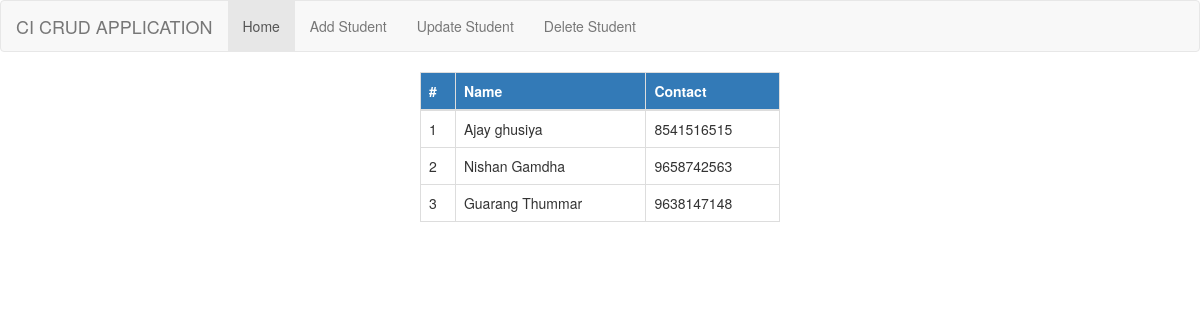
The page / on the database its author committed.
### tables this page shows
CREATE TABLE IF NOT EXISTS `students` (
  `id` int(10) NOT NULL,
  `name` varchar(20) NOT NULL,
  `contact` varchar(10) NOT NULL
);

### application/controllers/Crudapp.php (called while the page is built, shortened)
<?php
class Crudapp extends CI_Controller {
	public function __construct(){
		$this->load->view('header');
		$this->load->view('footer');
		$this->load->model('Student_model','Stud_m');
	}
	public function index()
	{
		$this->display();
	}
	public function display(){
		$data = $this->Stud_m->get_students("students");
		$this->load->view('home',['student_data'=>$data]);
	}
}
?>

### index.php (called while the page is built, shortened)
<?php
require_once BASEPATH.'core/CodeIgniter.php';

### application/models/Student_model.php (called while the page is built, shortened)
<?php
	class Student_model extends CI_Model
	{
		public function get_students($table){
			$query = $this->db->order_by('id','desc')->get($table);
			return $query->result_array();
		}
	}
 ?>

### application/views/home.php (the view)
<div class="container">
	<div class="row">
		<div class="col-md-offset-4 col-md-4">
			<table class="table table-bordered">
				<thead>
					<tr class="bg-primary">
						<th>#</th>
						<th>Name</th>
						<th>Contact</th>
					</tr>
				</thead>
				<tbody>
					<?php $i=1; if(count($student_data)): ?>
						<?php foreach ($student_data as $record): ?>
							<tr>
								<td><?php echo $i++; ?></td>
								<td><?php echo $record['name']; ?></td>
								<td><?php echo $record['contact']; ?></td>
							</tr>
						<?php endforeach; ?>
					<?php else: ?>
						<tr>
							<td colspan="3" class="text-danger text-center">No Records Found!</td>
						</tr>
					<?php endif; ?>
				</tbody>
			</table>
		</div>
	</div>
</div>

### application/views/header.php (shortened to what this page needs)
<!DOCTYPE html>
<html>
<head>
	<link rel="stylesheet" type="text/css" href="<?php echo base_url('assets/css/bootstrap.css'); ?>">
</head>
<body>
	<nav class="navbar navbar-default">
		<div class="container-fluid">
			<div class="navbar-header">
				<a href="#" class="navbar-brand">CI CRUD APPLICATION</a>
			</div>
			<ul class="nav navbar-nav">
				<li class="active"><?php echo anchor('Crudapp/index','Home'); ?></li>
				<li><?php echo anchor('Crudapp/add_student','Add Student'); ?></li>
				<li><?php echo anchor('Crudapp/update_student','Update Student'); ?></li>
				<li><?php echo anchor('Crudapp/delete_student','Delete Student'); ?></li>
			</ul>
		</div>
	</nav>

### application/views/footer.php
</body>
</html>

### rows shown on the page
students: name "Ajay ghusiya", contact "8541516515"
students: name "Nishan Gamdha", contact "9658742563"
students: name "Guarang Thummar", contact "9638147148"

### other values the page prints
anchor('Crudapp/index','Home') "Home"
anchor('Crudapp/add_student','Add Student') "Add Student"
anchor('Crudapp/update_student','Update Student') "Update Student"
anchor('Crudapp/delete_student','Delete Student') "Delete Student"
